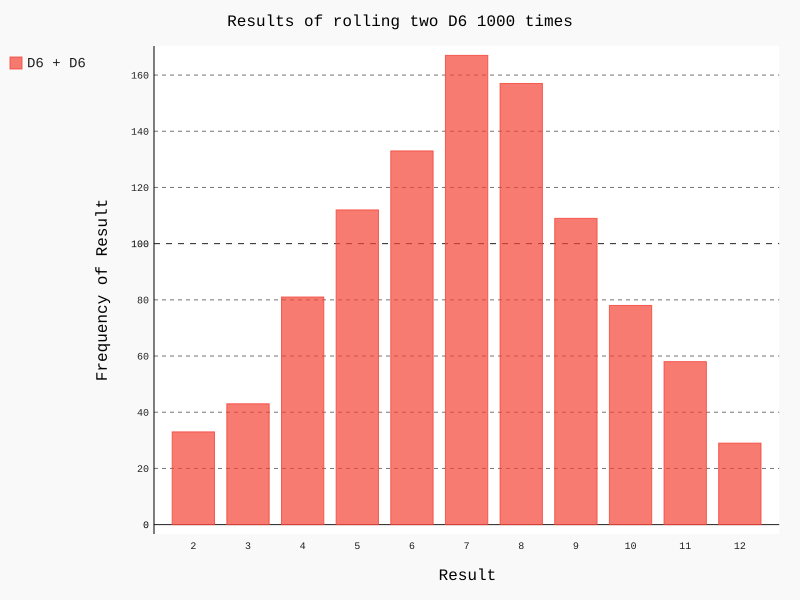

The script that drew this image:
# coding: utf-8

import pygal
from dice import Dice

# 创建两个D6骰子
dice_1 = Dice()
dice_2 = Dice()

# 扔几次骰子，并将结果存储在一个列表中
results = []
for roll_num in range(1000):
    result = dice_1.roll() + dice_2.roll()
    results.append(result)

# 分析结果
frequencies = []
max_result = dice_1.num_sides + dice_2.num_sides
for value in range(2, max_result+1):
    frequency = results.count(value)
    frequencies.append(frequency)

# 对结果进行可视化(绘制直方图)
hist = pygal.Bar()

hist.title = "Results of rolling two D6 1000 times"
hist.x_labels = ['2', '3', '4', '5', '6', '7', '8', '9', '10', '11', '12']
hist.x_title = "Result"
hist.y_title = "Frequency of Result"

hist.add('D6 + D6', frequencies) # 标签、数值
# 保存为svg格式文件，方便浏览器打开
file_name = 'project2_data_visualization\\chapter15\\'
file_name += 'throw_dice_simulation\\two_dices_visual.svg'
hist.render_to_file(file_name)
